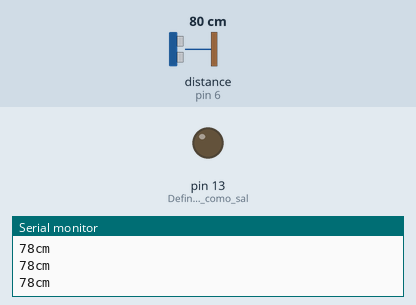
Simulated run of this sketch. Board: Arduino Uno, built with avr-gcc and run on an emulated ATmega328P. Shown: output pins drawn as LEDs (lit = HIGH), the last lines printed to the serial monitor. Wiring (inferred from the names in the program): ultrasonic range finder: trigger pin 7; echo pin 6. The inputs (shaded band) are chosen by the test bench; at power-on: distance to the obstacle (sensor on pin 6) 80 cm. The echo pulse lasts 58.3 µs per cm; pins used as bus, display or sensor lines are not drawn.

Above: at 1.2 s.
1.3 s: distance to the obstacle (sensor on pin 6) set to 18 cm
2.8 s: distance to the obstacle (sensor on pin 6) set to 14 cm
At 3.3 s:
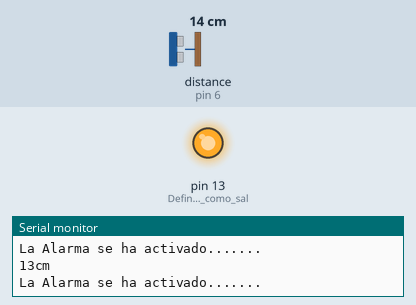
4.3 s: distance to the obstacle (sensor on pin 6) set to 35 cm
At 5.3 s:
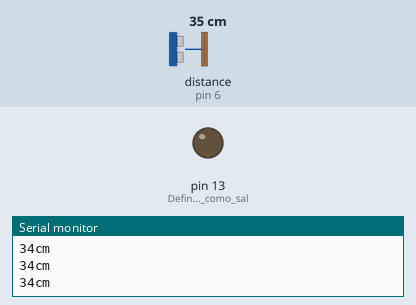
5.8 s: distance to the obstacle (sensor on pin 6) set to 9 cm
At 6.7 s:
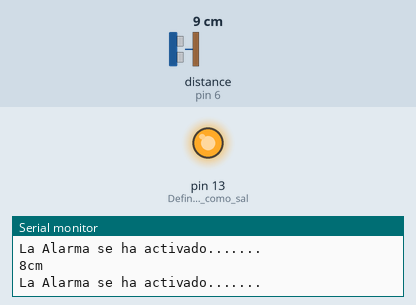
Timing chart, 0 to 8.3 s (numbered marks = the images above; inputs shaded):
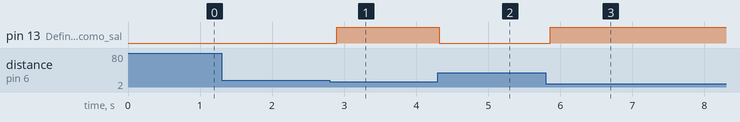

Measured:
- the behaviour switches between 17 and 16 cm on distance to the obstacle (sensor on pin 6) (found by bisection; images 0 and 1)
- after the input at 2.8 s, pin 13 (Define_el_pin_13_como_sal): LOW → HIGH after 0.10 s
- after the input at 4.3 s, pin 13 (Define_el_pin_13_como_sal): HIGH → LOW at once
- after the input at 5.8 s, pin 13 (Define_el_pin_13_como_sal): LOW → HIGH after 0.06 s

The sketch:

sensor.ino
```cpp
const float Echo=6;
const float Trig=7;
long duracion, distancia;

void setup() {
  Serial.begin (9600);       // inicializa el puerto seria a 9600 baudios
  pinMode(Echo, INPUT);     // define el pin 6 como entrada (echo)
  pinMode(Trig, OUTPUT);    // define el pin 7 como salida  (triger)
  pinMode(13, 1);            // Define el pin 13 como salida
  }

void loop() {

  digitalWrite(Trig, LOW);
  delayMicroseconds(2);
  digitalWrite(Trig, HIGH);   // genera el pulso de triger por 10ms
  delayMicroseconds(10);
  digitalWrite(Trig, LOW);

  duracion = pulseIn(Echo, HIGH);
  distancia = duracion*0.034/2;            // calcula la distancia en centimetros

  if (distancia >= 200 || distancia <= 0){  // si la distancia es mayor a 500cm o menor a 0cm
    Serial.println("---");                  // no mide nada
  }
  else {
    Serial.print(distancia);           // envia el valor de la distancia por el puerto serial
    Serial.println("cm");              // le coloca a la distancia los centimetros "cm"
    digitalWrite(13, 0);               // en bajo el pin 13
  }

   if (distancia <= 15 && distancia >= 1){
    digitalWrite(13, 1);                     // en alto el pin 13 si la distancia es menor a 10cm
    Serial.println("La Alarma se ha activado.......");         // envia la palabra Alarma por el puerto serial
  }
  delay(100);                                // Tiempo de refrescamiento de 50ms

}
```
